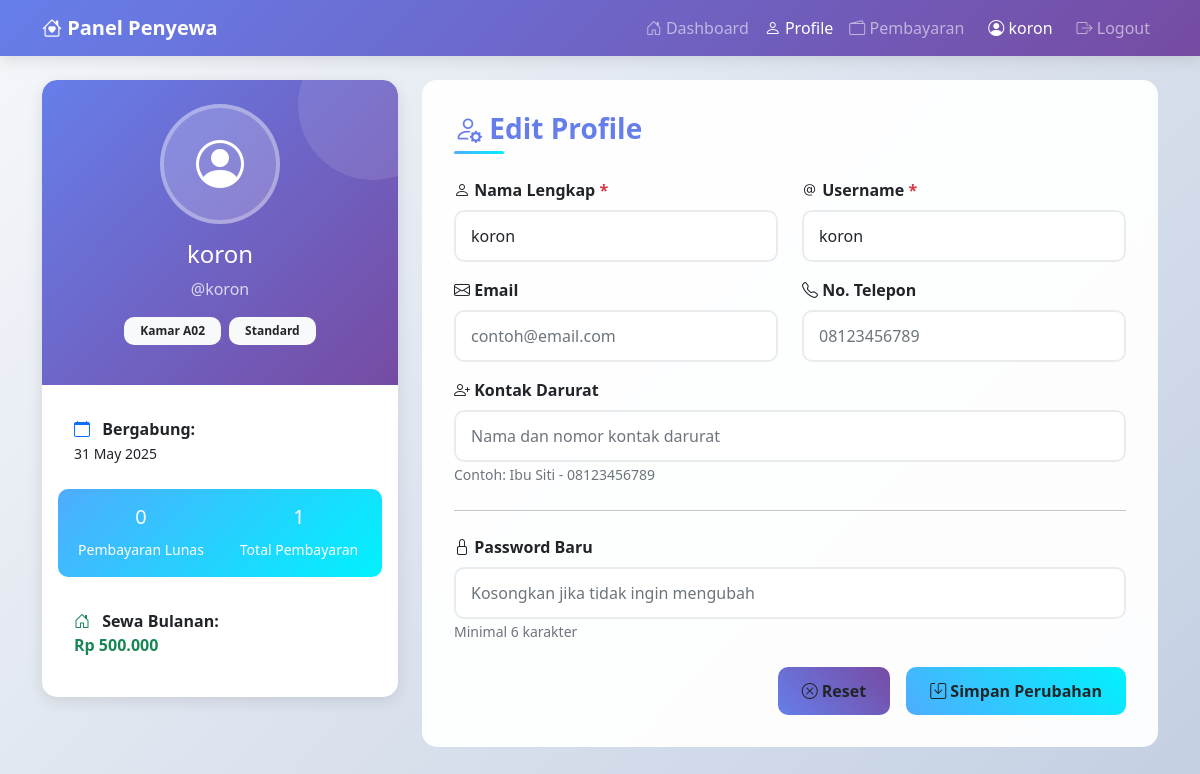
The page /tenant/profile.php (signed in) on the database as committed earlier.
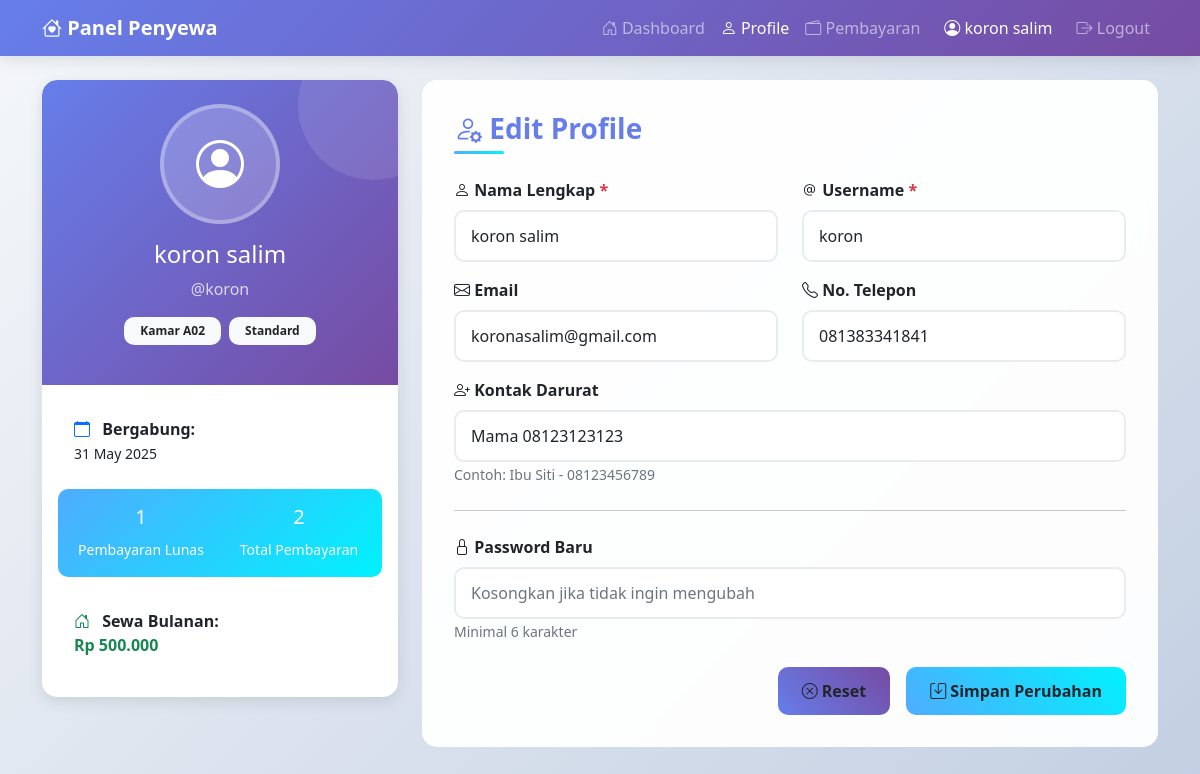
The same page on the database as committed later.
### tables this page shows
CREATE TABLE `rooms` (
  `id` int NOT NULL,
  `room_number` varchar(10) NOT NULL,
  `room_type` varchar(50) NOT NULL,
  `price` decimal(10,2) NOT NULL,
  `status` enum('available','occupied') DEFAULT 'available',
  `description` text,
  `tenant_id` int DEFAULT NULL,
  `created_at` timestamp NULL DEFAULT CURRENT_TIMESTAMP
);

CREATE TABLE `users` (
  `id` int NOT NULL,
  `username` varchar(50) NOT NULL,
  `password` varchar(255) NOT NULL,
  `full_name` varchar(100) NOT NULL,
  `role` enum('admin','tenant') NOT NULL,
  `created_at` timestamp NULL DEFAULT CURRENT_TIMESTAMP
);

CREATE TABLE `tenant_additional_info` (
  `id` int NOT NULL,
  `user_id` int NOT NULL,
  `email` varchar(100) DEFAULT NULL,
  `phone` varchar(15) DEFAULT NULL,
  `emergency_contact` varchar(255) DEFAULT NULL,
  `created_at` timestamp NULL DEFAULT CURRENT_TIMESTAMP,
  `updated_at` timestamp NULL DEFAULT CURRENT_TIMESTAMP ON UPDATE CURRENT_TIMESTAMP
);

### tenant/profile.php (the view, shortened to what the changed rows need)
<?php
require_once '../config/database.php';
$query = "SELECT u.*, tai.email, tai.phone, tai.emergency_contact, r.room_number, r.room_type, r.price
          FROM users u
          LEFT JOIN tenant_additional_info tai ON u.id = tai.user_id
          LEFT JOIN rooms r ON u.id = r.tenant_id
          WHERE u.id = ?";
$stmt = $conn->prepare($query);
$stmt->bind_param("i", $_SESSION['user_id']);
$stmt->execute();
$tenant_data = $stmt->get_result()->fetch_assoc();
$payment_summary = $conn->prepare("
    SELECT
        COUNT(*) as total_payments,
        SUM(CASE WHEN status = 'paid' THEN 1 ELSE 0 END) as paid_count,
        MIN(payment_date) as first_payment,
        MAX(payment_date) as last_payment
    FROM payments
    WHERE tenant_id = ?
");
$payment_summary->bind_param("i", $_SESSION['user_id']);
$payment_summary->execute();
$payment_stats = $payment_summary->get_result()->fetch_assoc();
?>
<!DOCTYPE html>
<html lang="id">
<head>
    <link href="https://cdn.jsdelivr.net/npm/bootstrap@5.1.3/dist/css/bootstrap.min.css" rel="stylesheet">
    <link href="https://cdn.jsdelivr.net/npm/bootstrap-icons@1.8.1/font/bootstrap-icons.css" rel="stylesheet">
</head>
<body>
    <nav class="navbar navbar-expand-lg navbar-dark navbar-modern">
        <div class="container">
            <div class="collapse navbar-collapse" id="navbarNav">
                <div class="navbar-nav ms-auto">
                    <a class="nav-link" href="dashboard.php">
                        <i class="bi bi-house-door"></i> Dashboard
                    </a>
                    <a class="nav-link active" href="profile.php">
                        <i class="bi bi-person"></i> Profile
                    </a>
                    <a class="nav-link" href="payments.php">
                        <i class="bi bi-wallet2"></i> Pembayaran
                    </a>
                    <span class="navbar-text mx-3 text-white">
                        <i class="bi bi-person-circle"></i> <?= htmlspecialchars($_SESSION['full_name']) ?>
                    </span>
                    <a class="nav-link" href="../logout.php">
                        <i class="bi bi-box-arrow-right"></i> Logout
                    </a>
                </div>
            </div>
        </div>
    </nav>
    <div class="container mt-4">
        <div class="row">
            <div class="col-md-4">
                <div class="card profile-card mb-4 animate-card">
                    <div class="profile-header text-center p-4">
                        <div class="profile-avatar">
                            <i class="bi bi-person-circle"></i>
                        </div>
                        <h4 class="mb-2"><?= htmlspecialchars($tenant_data['full_name']) ?></h4>
                        <p class="mb-3 opacity-75">@<?= htmlspecialchars($tenant_data['username']) ?></p>
                        <?php if ($tenant_data['room_number']): ?>
                            <div class="d-flex justify-content-center gap-2 mb-3">
                                <span class="badge badge-modern bg-light text-dark">Kamar <?= $tenant_data['room_number'] ?></span>
                                <span class="badge badge-modern bg-light text-dark"><?= $tenant_data['room_type'] ?></span>
                            </div>
                        <?php endif; ?>
                    </div>
                    <div class="card-body">
                        <div class="info-item">
                            <i class="bi bi-calendar text-primary me-2"></i>
                            <strong>Bergabung:</strong><br>
                            <small><?= date('d M Y', strtotime($tenant_data['created_at'])) ?></small>
                        </div>
                        <?php if ($payment_stats['total_payments'] > 0): ?>
                            <div class="stats-mini">
                                <div class="row">
                                    <div class="col-6">
                                        <h5><?= $payment_stats['paid_count'] ?></h5>
                                        <small>Pembayaran Lunas</small>
                                    </div>
                                    <div class="col-6">
                                        <h5><?= $payment_stats['total_payments'] ?></h5>
                                        <small>Total Pembayaran</small>
                                    </div>
                                </div>
                            </div>
                        <?php endif; ?>
                        <?php if ($tenant_data['room_number']): ?>
                            <div class="info-item">
                                <i class="bi bi-house-door text-success me-2"></i>
                                <strong>Sewa Bulanan:</strong><br>
                                <span class="text-success fw-bold">Rp <?= number_format($tenant_data['price'], 0, ',', '.') ?></span>
                            </div>
                        <?php endif; ?>
                    </div>
                </div>
            </div>
            <div class="col-md-8">
                <div class="form-modern animate-card">
                    <form method="POST" id="profileForm">
                        <div class="row">
                            <div class="col-md-6">
                                <div class="mb-3">
                                    <label class="form-label fw-bold">
                                        <i class="bi bi-person"></i> Nama Lengkap <span class="text-danger">*</span>
                                    </label>
                                    <input type="text" class="form-control form-control-modern" name="full_name"
                                           value="<?= htmlspecialchars($tenant_data['full_name']) ?>"
                                           minlength="3" required>
                                </div>
                            </div>
                            <div class="col-md-6">
                                <div class="mb-3">
                                    <label class="form-label fw-bold">
                                        <i class="bi bi-at"></i> Username <span class="text-danger">*</span>
                                    </label>
                                    <input type="text" class="form-control form-control-modern" name="username"
                                           value="<?= htmlspecialchars($tenant_data['username']) ?>"
                                           minlength="3"
                                           pattern="[a-zA-Z0-9_]+" required>
                                </div>
                            </div>
                        </div>
                        <div class="row">
                            <div class="col-md-6">
                                <div class="mb-3">
                                    <label class="form-label fw-bold">
                                        <i class="bi bi-envelope"></i> Email
                                    </label>
                                    <input type="email" class="form-control form-control-modern" name="email"
                                           value="<?= htmlspecialchars($tenant_data['email'] ?? '') ?>"
                                           placeholder="contoh@email.com">
                                </div>
                            </div>
                            <div class="col-md-6">
                                <div class="mb-3">
                                    <label class="form-label fw-bold">
                                        <i class="bi bi-telephone"></i> No. Telepon
                                    </label>
                                    <input type="tel" class="form-control form-control-modern" name="phone"
                                           value="<?= htmlspecialchars($tenant_data['phone'] ?? '') ?>"
                                           pattern="[0-9]{10,13}"
                                           placeholder="08123456789">
                                </div>
                            </div>
                        </div>
                        <div class="mb-3">
                            <label class="form-label fw-bold">
                                <i class="bi bi-person-plus"></i> Kontak Darurat
                            </label>
                            <input type="text" class="form-control form-control-modern" name="emergency_contact"
                                   value="<?= htmlspecialchars($tenant_data['emergency_contact'] ?? '') ?>"
                                   placeholder="Nama dan nomor kontak darurat">
                            <small class="text-muted">Contoh: Ibu Siti - 08123456789</small>
                        </div>
                    </form>
                </div>
            </div>
        </div>
    </div>
</body>
</html>

Rows that differ between the two databases and show on the page:
no longer on this page (row unchanged): rooms: tenant.full_name "koron", tenant.username "koron", room_number "A02", room_type "Standard", tenant.created_at "31 May 2025", price "500.000", full_name "koron", username "koron"
now on this page (row edited): users: full_name "koron salim", username "koron", rooms.room_number "A02", rooms.room_type "Standard", created_at "31 May 2025", rooms.price "500.000", email "koronasalim@gmail.com", phone "081383341841", emergency_contact "Mama 08123123123"
Other text that changed with them:
$_SESSION['full_name']: "koron" → "koron salim"
$payment_stats['paid_count']: "0" → "1"
$payment_stats['total_payments']: "1" → "2"
